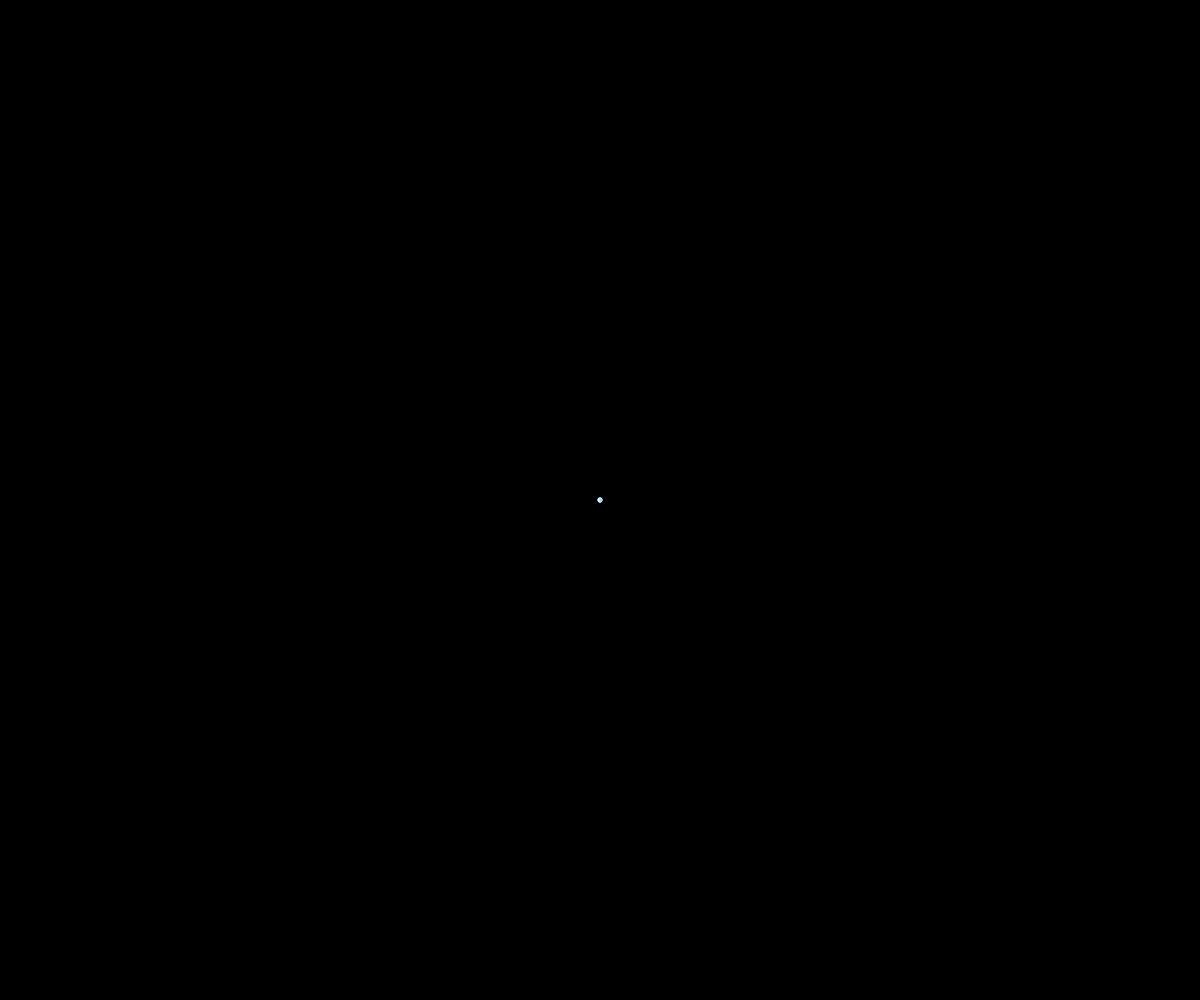
Frame 1 (no input)
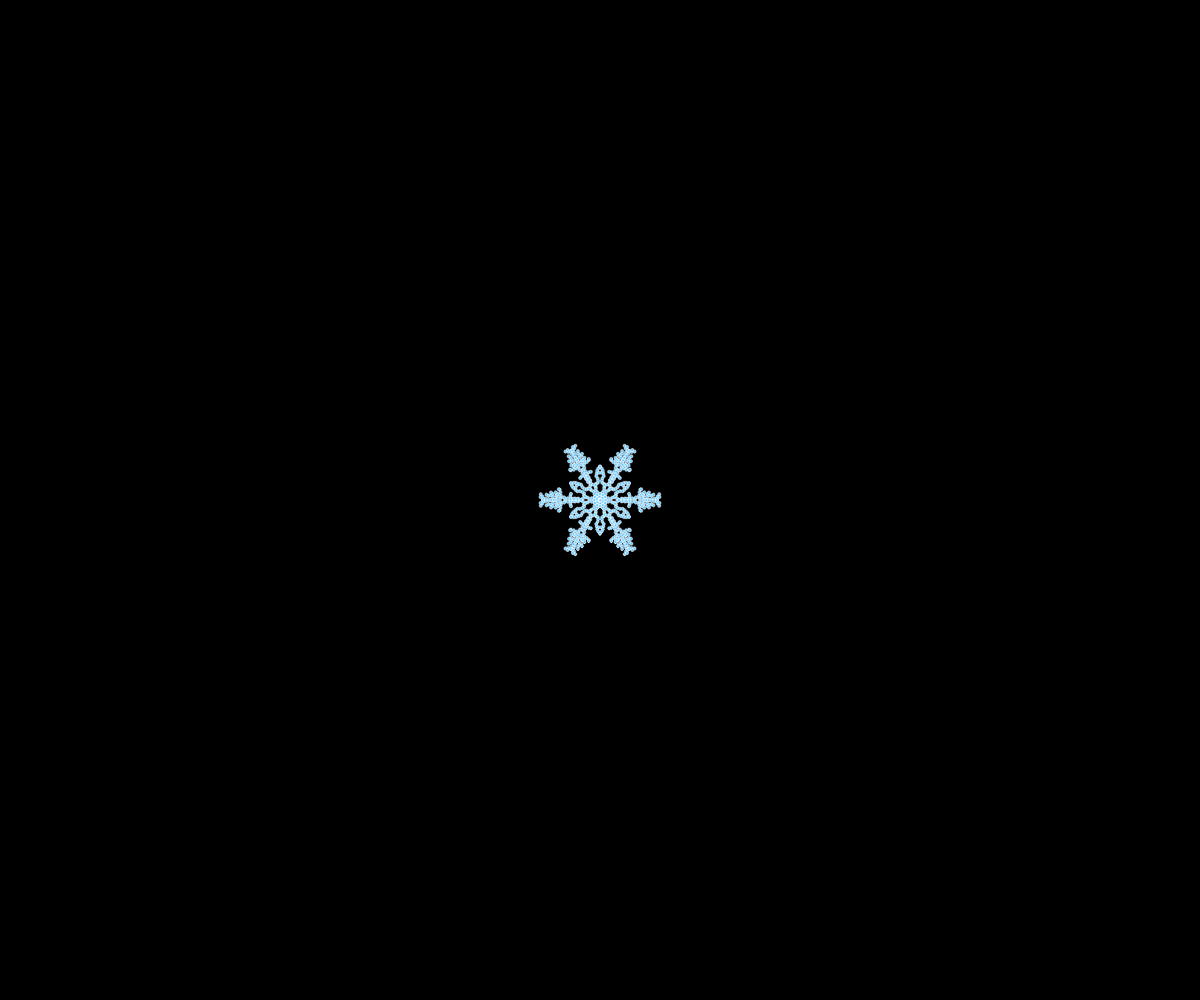
Frame 60 (no input)
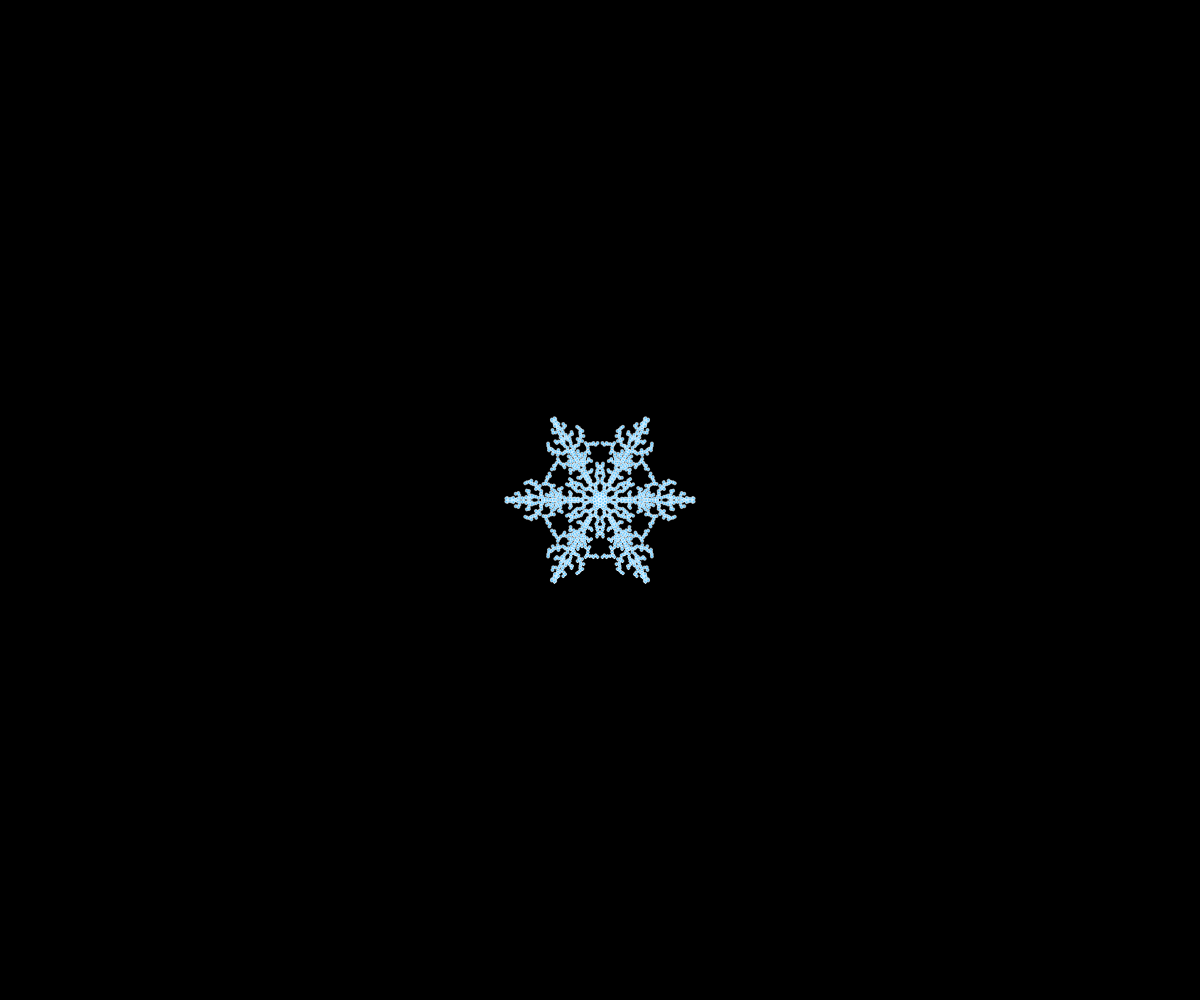
Frame 120 (the mouse pressed at the canvas centre since frame 60)

The p5.js sketch that drew these frames (run headless with seeded random() and noise() and a simulated clock; from frame 60 on, the mouse is pressed at the canvas centre):

// p5.js sketch
// ── sketch.js
let huidige;
let sneeuwvlok;

function setup() {
  createCanvas(windowWidth, windowHeight);
  //zorg dat de scrollbar weg is
  document.documentElement.style.overflow = 'hidden';
  document.body.scroll = "no";
  noCursor();
  sneeuwvlok = [];
  huidige = new Deeltje(height/2, 0);
  background(0);
}

function draw() {
  translate(width/2, height/2);
  rotate(PI/6);

  let telller = 0;
  while (!huidige.klaar() && !huidige.snijdt(sneeuwvlok)) {
    huidige.update();
    telller++;
  }

  for (let i = 0; i < 6; i++) {
    rotate(PI/3);
    huidige.toon();
    push();
    scale(1, -1);
    huidige.toon();
    pop();
  }
  sneeuwvlok.push(huidige);
  huidige = new Deeltje(height/2, 0);
  if (telller == 0) {
    reset();
    sneeuwvlok = [];
  }
}

function reset() {
  sneeuwvlok = [];
  huidige = new Deeltje(height/2, 0);
  background(0);
}

function windowResized() {
  resizeCanvas(windowWidth, windowHeight);
  reset();
}

// ── Deeltje.js
class Deeltje {

  constructor(straal, hoek) {
    this.positie = p5.Vector.fromAngle(hoek);
    this.positie.mult(straal);
    this.r = 1.5;
  }

  update() {
    this.positie.x -= 1;
    this.positie.y += random(-3, 3);

    let hoek = this.positie.heading();
    hoek = constrain(hoek, 0, PI/6);
    let magnitude = this.positie.mag();
    this.positie = p5.Vector.fromAngle(hoek);
    this.positie.setMag(magnitude);
  }

  toon() {
    fill(100, 200, 255);
    stroke(255, 150);
    ellipse(this.positie.x, this.positie.y, this.r * 2);
  }

  snijdt(sneeuwvlok) {
    let result = false;
    for (let s of sneeuwvlok) {
      let a = dist(s.positie.x, s.positie.y, this.positie.x, this.positie.y);
      if (a < this.r * 2) {
        result = true;
        break;
      }
    }
    return result;
  }

  klaar() {
    return (this.positie.x < 1);
  }
}
